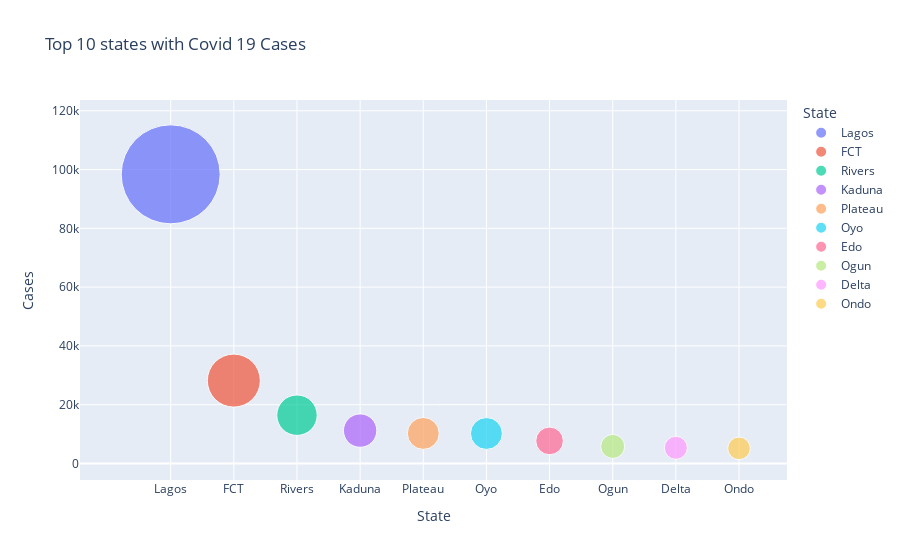

Source (notebook cell):
### Code cell
# a. Top 10 confirmed cases (Bubble plot)

top10_confirmed = pd.DataFrame(df_new.groupby('State')['Cases'].sum().nlargest(10).sort_values(ascending = False))
fig1 = px.scatter(top10_confirmed, x = top10_confirmed.index, y = 'Cases', size = 'Cases', size_max = 70,
                color = top10_confirmed.index, title = 'Top 10 states with Covid 19 Cases')
fig1.show()

### Figure 1 — Plotly figure (JSON) as saved in the notebook; plotly's stock layout.template omitted (floating-point values rounded to 4 significant figures)
{"data": [{"hovertemplate": "State=%{x}<br>Cases=%{marker.size}<extra></extra>", "legendgroup": "Lagos", "marker": {"color": "#636efa", "size": [98366], "sizemode": "area", "sizeref": 20.07, "symbol": "circle"}, "mode": "markers", "name": "Lagos", "orientation": "v", "showlegend": true, "type": "scatter", "x": ["Lagos"], "xaxis": "x", "y": [98366], "yaxis": "y"}, {"hovertemplate": "State=%{x}<br>Cases=%{marker.size}<extra></extra>", "legendgroup": "FCT", "marker": {"color": "#EF553B", "size": [28187], "sizemode": "area", "sizeref": 20.07, "symbol": "circle"}, "mode": "markers", "name": "FCT", "orientation": "v", "showlegend": true, "type": "scatter", "x": ["FCT"], "xaxis": "x", "y": [28187], "yaxis": "y"}, {"hovertemplate": "State=%{x}<br>Cases=%{marker.size}<extra></extra>", "legendgroup": "Rivers", "marker": {"color": "#00cc96", "size": [16422], "sizemode": "area", "sizeref": 20.07, "symbol": "circle"}, "mode": "markers", "name": "Rivers", "orientation": "v", "showlegend": true, "type": "scatter", "x": ["Rivers"], "xaxis": "x", "y": [16422], "yaxis": "y"}, {"hovertemplate": "State=%{x}<br>Cases=%{marker.size}<extra></extra>", "legendgroup": "Kaduna", "marker": {"color": "#ab63fa", "size": [11185], "sizemode": "area", "sizeref": 20.07, "symbol": "circle"}, "mode": "markers", "name": "Kaduna", "orientation": "v", "showlegend": true, "type": "scatter", "x": ["Kaduna"], "xaxis": "x", "y": [11185], "yaxis": "y"}, {"hovertemplate": "State=%{x}<br>Cases=%{marker.size}<extra></extra>", "legendgroup": "Plateau", "marker": {"color": "#FFA15A", "size": [10227], "sizemode": "area", "sizeref": 20.07, "symbol": "circle"}, "mode": "markers", "name": "Plateau", "orientation": "v", "showlegend": true, "type": "scatter", "x": ["Plateau"], "xaxis": "x", "y": [10227], "yaxis": "y"}, {"hovertemplate": "State=%{x}<br>Cases=%{marker.size}<extra></extra>", "legendgroup": "Oyo", "marker": {"color": "#19d3f3", "size": [10196], "sizemode": "area", "sizeref": 20.07, "symbol": "circle"}, "mode": "markers", "name": "Oyo", "orientation": "v", "showlegend": true, "type": "scatter", "x": ["Oyo"], "xaxis": "x", "y": [10196], "yaxis": "y"}, {"hovertemplate": "State=%{x}<br>Cases=%{marker.size}<extra></extra>", "legendgroup": "Edo", "marker": {"color": "#FF6692", "size": [7672], "sizemode": "area", "sizeref": 20.07, "symbol": "circle"}, "mode": "markers", "name": "Edo", "orientation": "v", "showlegend": true, "type": "scatter", "x": ["Edo"], "xaxis": "x", "y": [7672], "yaxis": "y"}, {"hovertemplate": "State=%{x}<br>Cases=%{marker.size}<extra></extra>", "legendgroup": "Ogun", "marker": {"color": "#B6E880", "size": [5798], "sizemode": "area", "sizeref": 20.07, "symbol": "circle"}, "mode": "markers", "name": "Ogun", "orientation": "v", "showlegend": true, "type": "scatter", "x": ["Ogun"], "xaxis": "x", "y": [5798], "yaxis": "y"}, {"hovertemplate": "State=%{x}<br>Cases=%{marker.size}<extra></extra>", "legendgroup": "Delta", "marker": {"color": "#FF97FF", "size": [5328], "sizemode": "area", "sizeref": 20.07, "symbol": "circle"}, "mode": "markers", "name": "Delta", "orientation": "v", "showlegend": true, "type": "scatter", "x": ["Delta"], "xaxis": "x", "y": [5328], "yaxis": "y"}, {"hovertemplate": "State=%{x}<br>Cases=%{marker.size}<extra></extra>", "legendgroup": "Ondo", "marker": {"color": "#FECB52", "size": [5143], "sizemode": "area", "sizeref": 20.07, "symbol": "circle"}, "mode": "markers", "name": "Ondo", "orientation": "v", "showlegend": true, "type": "scatter", "x": ["Ondo"], "xaxis": "x", "y": [5143], "yaxis": "y"}], "layout": {"legend": {"itemsizing": "constant", "title": {"text": "State"}, "tracegroupgap": 0}, "title": {"text": "Top 10 states with Covid 19 Cases"}, "xaxis": {"anchor": "y", "categoryarray": ["Lagos", "FCT", "Rivers", "Kaduna", "Plateau", "Oyo", "Edo", "Ogun", "Delta", "Ondo"], "categoryorder": "array", "domain": [0, 1], "title": {"text": "State"}}, "yaxis": {"anchor": "x", "domain": [0, 1], "title": {"text": "Cases"}}}}
